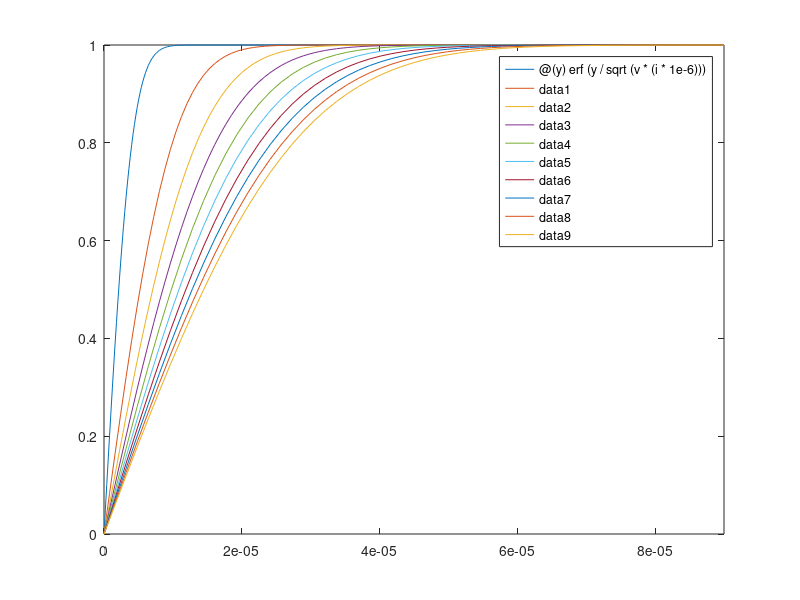

This figure's MATLAB source:
clc
clear all
close all
v=2e-6;
figure('color',[1 1 1])
for i=10:50:500
fplot(@(y) erf(y/sqrt(v*(i*1e-6))),[0 90e-6])
hold on
end